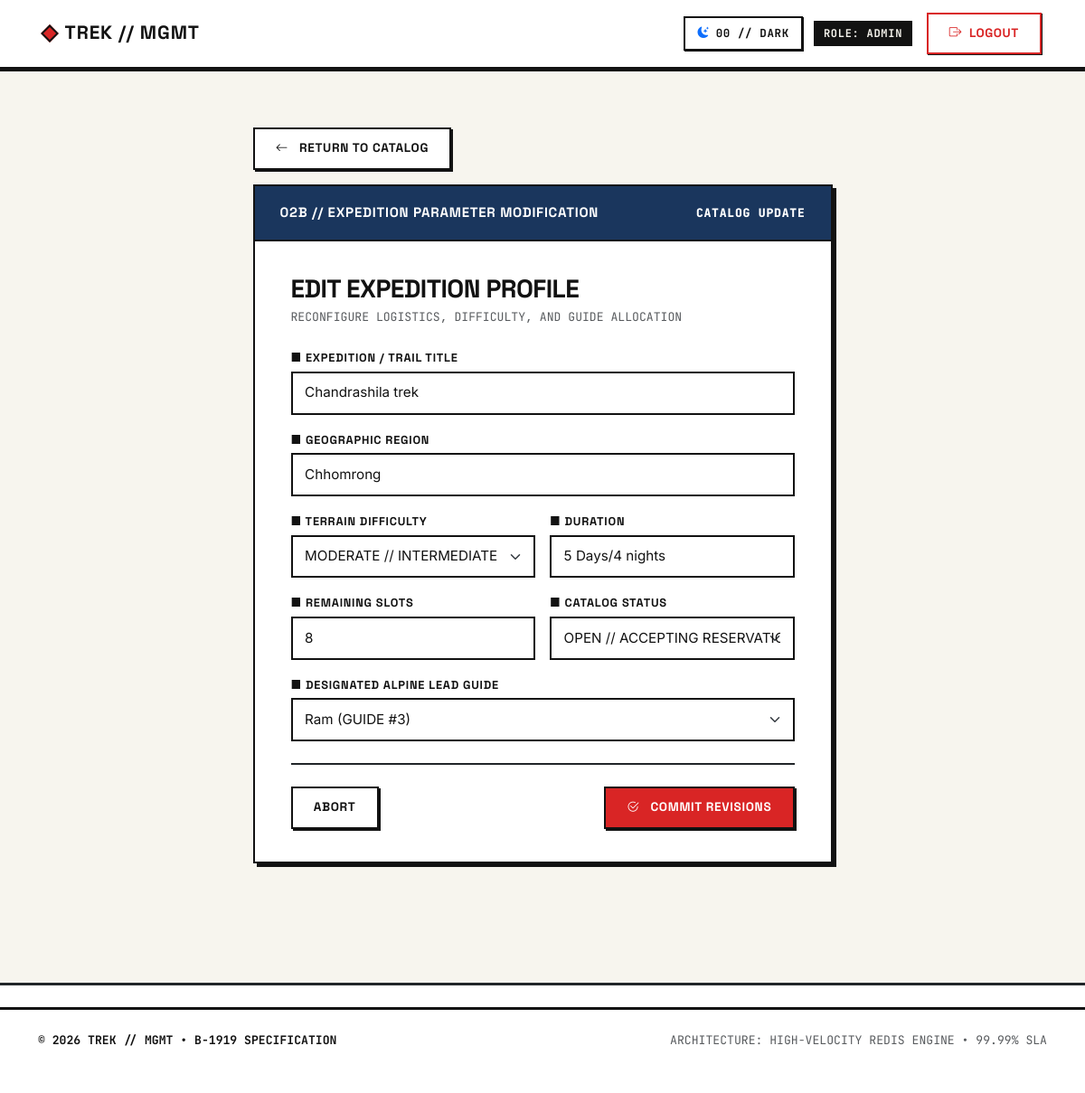
/edit-trek/1 (signed in), run on the app's committed database.
### models.py (models this page shows)
class trek(db.Model):
    id = db.Column(
        db.Integer,
        primary_key=True
    )
    name = db.Column(
        db.String(200),
        nullable=False
    )
    location = db.Column(
        db.String(200),
        nullable=True
    )
    difficulty = db.Column(
        db.String(200),
        nullable=False,
    )
    duration = db.Column(
        db.String(200),
    )
    available_slots = db.Column(
        db.Integer
    )
    assigned_staff_id = db.Column(
        db.Integer,
        db.ForeignKey('user.id'),
        nullable=True
    )
    assigned_staff = db.relationship(
        'User',
        foreign_keys=[assigned_staff_id],
        backref='assigned_treks'
    )
    status = db.Column(
        db.String(200)
    )
    bookings = db.relationship(
        'Booking',
        backref='trek'
    )

class User(db.Model):
    id = db.Column(
        db.Integer,
        primary_key=True
    )
    name = db.Column(
        db.String(200),
        nullable=False
    )
    username = db.Column(
        db.String(200),
        nullable=False,
        unique=True
    )
    email = db.Column(
        db.String(200),
        nullable=False,
        unique=True
    )
    password = db.Column(
        db.String(300),
        nullable=False
    )
    role = db.relationship(
        "Role",
        secondary = user_roles,
        back_populates='user')
    profile = db.relationship(
        "staff_profile",
        uselist=False,
        backref='user'
    )
    booking = db.relationship(
        "Booking",
        secondary = user_booking,
        backref = 'user'
    )

### app.py (the view, shortened to what this page needs)
@app.route('/edit-trek/<int:trek_id>', methods=['GET', 'POST'])
@admin_required
def edit_trek(trek_id):
    curr_trek = trek.query.get_or_404(trek_id)
    staff = User.query.filter(User.role.any(Role.rolename == 'staff')).all()
    return render_template('edit_trek.html', trek=curr_trek, staff=staff)

### app.py (called while the page is built)
@app.after_request
def set_enterprise_security_headers(response):
    response.headers['X-Frame-Options'] = 'DENY'
    response.headers['X-Content-Type-Options'] = 'nosniff'
    response.headers['Referrer-Policy'] = 'strict-origin-when-cross-origin'
    response.headers['Permissions-Policy'] = 'camera=(), microphone=(), geolocation=()'
    response.headers['Strict-Transport-Security'] = 'max-age=31536000; includeSubDomains; preload'
    response.headers['Content-Security-Policy'] = (
        "default-src 'self'; "
        "font-src 'self' https://fonts.gstatic.com https://cdn.jsdelivr.net data:; "
        "style-src 'self' 'unsafe-inline' https://fonts.googleapis.com https://cdn.jsdelivr.net; "
        "script-src 'self' 'unsafe-inline' https://cdn.jsdelivr.net; "
        "img-src 'self' data: https:; "
        "frame-ancestors 'none';"
    )
    return response

def admin_required(f):
    @wraps(f)
    def decorated_function(*args, **kwargs):
        if 'user_id' not in session or session.get('user_role') != 'admin':
            return redirect('/login')
        return f(*args, **kwargs)
    return decorated_function

### templates/edit_trek.html (shortened to what this page needs)
{% extends 'base.html' %}
{% block content %}
<div class="row justify-content-center mt-4 mb-5">
    <div class="col-md-8 col-lg-7">
        <div class="mb-3">
            <a href="{{ url_for('admin_dashboard', tab='manage-treks') }}" class="btn bh-btn bh-btn-secondary">
                <i class="bi bi-arrow-left me-1"></i> RETURN TO CATALOG
            </a>
        </div>
        <div class="card bh-card border-3 border-dark" style="box-shadow: 6px 6px 0px #121212;">
            <div class="bh-card-header bh-header-blue">
                <span class="fw-bold">02B // EXPEDITION PARAMETER MODIFICATION</span>
                <span class="font-mono small">CATALOG UPDATE</span>
            </div>
            <div class="card-body p-4 p-md-5">
                <h3 class="fw-bold mb-1">EDIT EXPEDITION PROFILE</h3>
                <p class="font-mono text-muted small mb-4">RECONFIGURE LOGISTICS, DIFFICULTY, AND GUIDE ALLOCATION</p>
                <form action="/edit-trek/{{ trek.id }}" method="POST">
                    <div class="mb-3">
                        <label for="name" class="form-label bh-label">■ EXPEDITION / TRAIL TITLE</label>
                        <input type="text" class="form-control bh-form-control font-mono" id="name" name="name" value="{{ trek.name }}" required>
                    </div>
                    <div class="mb-3">
                        <label for="location" class="form-label bh-label">■ GEOGRAPHIC REGION</label>
                        <input type="text" class="form-control bh-form-control font-mono" id="location" name="location"
                            value="{{ trek.location if trek.location else '' }}"
                            placeholder="e.g. Manali, Himachal Pradesh">
                    </div>
                    <div class="row g-3 mb-3">
                        <div class="col-md-6">
                            <label for="difficulty" class="form-label bh-label">■ TERRAIN DIFFICULTY</label>
                            <select class="form-select bh-form-control font-mono" id="difficulty" name="difficulty" required>
                                <option value="Moderate" {% if trek.difficulty == 'Moderate' %}selected{% endif %}>MODERATE // INTERMEDIATE</option>
                            </select>
                        </div>
                        <div class="col-md-6">
                            <label for="duration" class="form-label bh-label">■ DURATION</label>
                            <input type="text" class="form-control bh-form-control font-mono" id="duration" name="duration" value="{{ trek.duration }}" required>
                        </div>
                    </div>
                    <div class="row g-3 mb-3">
                        <div class="col-md-6">
                            <label for="available_slots" class="form-label bh-label">■ REMAINING SLOTS</label>
                            <input type="number" class="form-control bh-form-control font-mono" id="available_slots" name="available_slots" min="0" value="{{ trek.available_slots }}" required>
                        </div>
                        <div class="col-md-6">
                            <label for="status" class="form-label bh-label">■ CATALOG STATUS</label>
                            <select class="form-select bh-form-control font-mono" id="status" name="status" required>
                                <option value="Open" {% if trek.status == 'Open' or trek.status == 'Active' %}selected{% endif %}>OPEN // ACCEPTING RESERVATIONS</option>
                            </select>
                        </div>
                    </div>
                    <div class="mb-4">
                        <label for="assigned_staff_id" class="form-label bh-label">■ DESIGNATED ALPINE LEAD GUIDE</label>
                        <select name="assigned_staff_id" id="assigned_staff_id" class="form-select bh-form-control font-mono">
                            {% for s in staff %}
                            <option value="{{ s.id }}" {% if trek.assigned_staff_id == s.id %}selected{% endif %}>{{ s.name }} (GUIDE #{{ s.id }})</option>
                            {% endfor %}
                        </select>
                    </div>
                    <div class="border-top border-2 border-dark pt-4 mt-4 d-flex justify-content-between align-items-center">
                        <a href="{{ url_for('admin_dashboard', tab='manage-treks') }}" class="btn bh-btn bh-btn-secondary">
                            ABORT
                        </a>
                        <button type="submit" class="btn bh-btn bh-btn-primary py-2 px-4">
                            <i class="bi bi-check2-circle me-1"></i> COMMIT REVISIONS
                        </button>
                    </div>
                </form>
            </div>
        </div>
    </div>
</div>
{% endblock %}

### static/css/style.css (style rules this page uses)
:root { --bh-canvas: #F7F5EE; --bh-surface: #FFFFFF; --bh-black: #121212; --bh-border-color: #121212; --bh-red: #D92525; --bh-blue: #1A365D; --bh-yellow: #F6AE2D; --bh-green: #2D6A4F; --bh-gray-light: #EFECE6; --bh-gray-mid: #D8D4CA; --bh-gray-dark: #495057; --bh-card-bg-subtle: #FAF8F2; --bh-table-stripe: #FAF8F2; --bh-table-hover: #FFF3D6; --bh-shadow-color: #121212; --bh-border-thin: 1px solid var(--bh-black); --bh-border: 2px solid var(--bh-black); --bh-border-thick: 3px solid var(--bh-black); --bh-border-heavy: 4px solid var(--bh-black); --bh-border-thin: 1px solid var(--bh-border-color); --bh-border: 2px solid var(--bh-border-color); --bh-border-thick: 3px solid var(--bh-border-color); --bh-border-heavy: 4px solid var(--bh-border-color); --bh-shadow-xs: 1px 1px 0px var(--bh-black); --bh-shadow-sm: 2px 2px 0px var(--bh-black); --bh-shadow: 4px 4px 0px var(--bh-black); --bh-shadow-lg: 6px 6px 0px var(--bh-black); --bh-shadow-xs: 1px 1px 0px var(--bh-shadow-color); --bh-shadow-sm: 2px 2px 0px var(--bh-shadow-color); --bh-shadow: 4px 4px 0px var(--bh-shadow-color); --bh-shadow-lg: 6px 6px 0px var(--bh-shadow-color); --font-heading: 'Space Grotesk', -apple-system, BlinkMacSystemFont, "Segoe UI", Roboto, sans-serif; --font-body: 'Inter', -apple-system, BlinkMacSystemFont, "Segoe UI", Roboto, sans-serif; --font-mono: 'JetBrains Mono', SFMono-Regular, Menlo, Monaco, Consolas, monospace; }
*, *::before, *::after { border-radius: 0px !important; box-sizing: border-box; }
body { background-color: var(--bh-canvas); color: var(--bh-black); font-family: var(--font-body); font-size: 15px; line-height: 1.5; margin: 0; padding: 0; -webkit-font-smoothing: antialiased; -moz-osx-font-smoothing: grayscale; }
h1, h2, h3, h4, h5, h6, .h1, .h2, .h3, .h4, .h5, .h6, .bh-title { font-family: var(--font-heading); font-weight: 700; color: var(--bh-black); letter-spacing: -0.02em; text-transform: uppercase; }
a { color: var(--bh-blue); text-decoration: underline; font-weight: 600; }
.font-mono { font-family: var(--font-mono) !important; }
.btn, .bh-btn { font-family: var(--font-heading) !important; font-weight: 700 !important; text-transform: uppercase !important; letter-spacing: 0.05em !important; font-size: 0.85rem !important; padding: 0.7rem 1.45rem !important; border: var(--bh-border) !important; box-shadow: var(--bh-shadow-sm) !important; transition: all 0.1s ease !important; cursor: pointer; display: inline-flex; align-items: center; justify-content: center; gap: 0.5rem; text-decoration: none !important; }
.btn-primary, .bh-btn-primary { background-color: var(--bh-red) !important; color: #FFFFFF !important; border: var(--bh-border) !important; }
.btn-secondary, .bh-btn-secondary { background-color: var(--bh-surface) !important; color: var(--bh-black) !important; border: var(--bh-border) !important; }
.card, .card-panel, .bh-card { background-color: var(--bh-surface); border: var(--bh-border) !important; box-shadow: var(--bh-shadow) !important; margin-bottom: 2.25rem !important; overflow: hidden; }
.card-body, .card-panel { padding: 2.25rem 2.5rem !important; }
.bh-card-header { padding: 1.15rem 1.75rem !important; border-bottom: var(--bh-border); font-family: var(--font-heading); font-weight: 800; text-transform: uppercase; letter-spacing: 0.05em; display: flex; align-items: center; justify-content: space-between; }
.bh-header-blue { background-color: var(--bh-blue); color: #FFFFFF; }
.form-control, .form-select, .bh-form-control { border: var(--bh-border) !important; background-color: var(--bh-surface) !important; color: var(--bh-black) !important; font-family: var(--font-body) !important; font-size: 0.95rem !important; padding: 0.65rem 0.85rem !important; box-shadow: none !important; transition: all 0.1s ease; }
.form-control::placeholder, .bh-form-control::placeholder { color: var(--bh-gray-dark) !important; opacity: 0.8 !important; }
.form-label, .bh-label { font-family: var(--font-heading); font-size: 0.8rem; font-weight: 800; text-transform: uppercase; letter-spacing: 0.06em; color: var(--bh-black); margin-bottom: 0.35rem; }

### data on the page
trek: name "Chandrashila trek", location "Chhomrong", difficulty "MODERATE // INTERMEDIATE", duration "5 Days/4 nights", available_slots "8", status "OPEN // ACCEPTING RESERVATIONS", assigned_staff_id "Ram (GUIDE #3)"

### other printed values
{{ session.get('user_role', 'TREKKER') | upper }} "ADMIN"
